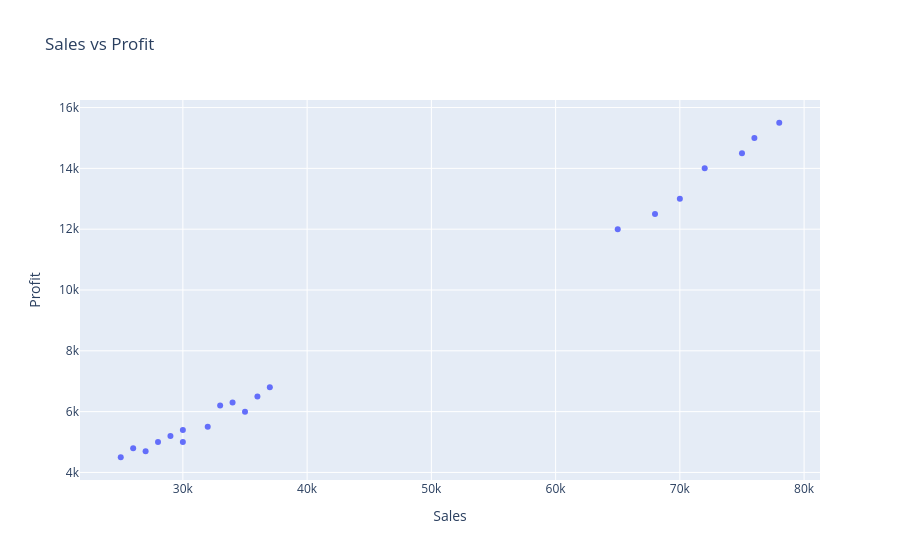

The cell this chart's notebook holds for it:
### Code cell
import plotly.express as px

fig = px.scatter(
    df,
    x="Sales",
    y="Profit",
    title="Sales vs Profit"
)

fig.show()

### Figure 1 — Plotly figure (JSON) as saved in the notebook; plotly's stock layout.template omitted (floating-point values rounded to 4 significant figures)
{"data": [{"hovertemplate": "Sales=%{x}<br>Profit=%{y}<extra></extra>", "legendgroup": "", "marker": {"color": "#636efa", "symbol": "circle"}, "mode": "markers", "name": "", "orientation": "v", "showlegend": false, "type": "scatter", "x": [65000, 30000, 25000, 70000, 32000, 27000, 68000, 35000, 26000, 72000, 33000, 28000, 75000, 34000, 29000, 76000, 36000, 30000, 78000, 37000], "xaxis": "x", "y": [12000, 5000, 4500, 13000, 5500, 4700, 12500, 6000, 4800, 14000, 6200, 5000, 14500, 6300, 5200, 15000, 6500, 5400, 15500, 6800], "yaxis": "y"}], "layout": {"legend": {"tracegroupgap": 0}, "title": {"text": "Sales vs Profit"}, "xaxis": {"anchor": "y", "domain": [0, 1], "title": {"text": "Sales"}}, "yaxis": {"anchor": "x", "domain": [0, 1], "title": {"text": "Profit"}}}}
